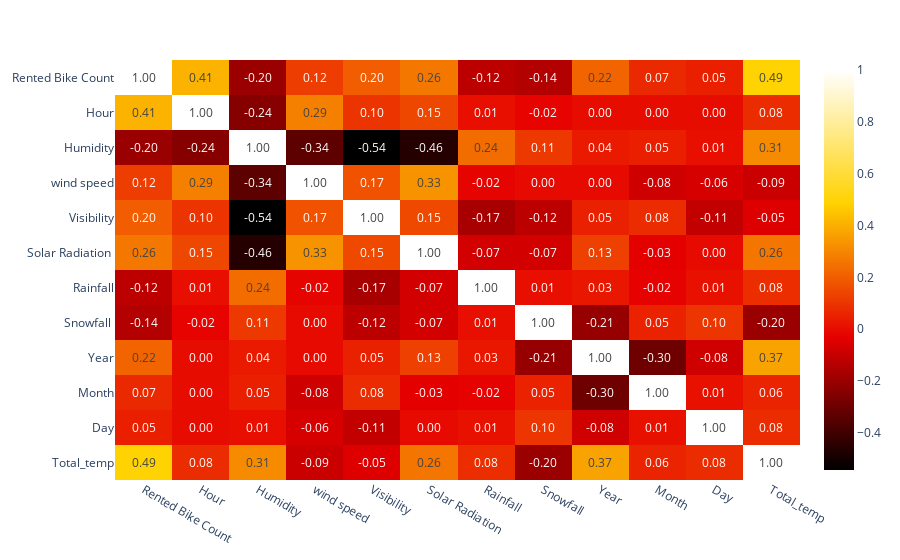

Here is the notebook cell this chart was saved with:
### Code cell
#after remove Multicollinearity
corr = df.corr()
fig = px.imshow(corr, text_auto=".2f", color_continuous_scale='hot', aspect="auto")
fig.show()

### Figure 1 — Plotly figure (JSON) as saved in the notebook; plotly's stock layout.template omitted (floating-point values rounded to 4 significant figures; data arrays with more than 128 entries replaced by an {"elided": "..."} marker saying what was removed)
{"data": [{"hovertemplate": "x: %{x}<br>y: %{y}<br>color: %{z}<extra></extra>", "name": "0", "yaxis": "y", "texttemplate": "%{z:.2f}", "xaxis": "x", "y": ["Rented Bike Count", "Hour", "Humidity", "wind speed", "Visibility", "Solar Radiation ", "Rainfall", "Snowfall ", "Year", "Month", "Day", "Total_temp"], "x": ["Rented Bike Count", "Hour", "Humidity", "wind speed", "Visibility", "Solar Radiation ", "Rainfall", "Snowfall ", "Year", "Month", "Day", "Total_temp"], "z": {"elided": "12x12 float values"}, "type": "heatmap", "coloraxis": "coloraxis"}], "layout": {"coloraxis": {"colorscale": [[0, "rgb(0,0,0)"], [0.3333, "rgb(230,0,0)"], [0.6667, "rgb(255,210,0)"], [1, "rgb(255,255,255)"]]}, "margin": {"t": 60}, "xaxis": {"domain": [0, 1], "anchor": "y"}, "yaxis": {"domain": [0, 1], "anchor": "x", "autorange": "reversed"}}}
